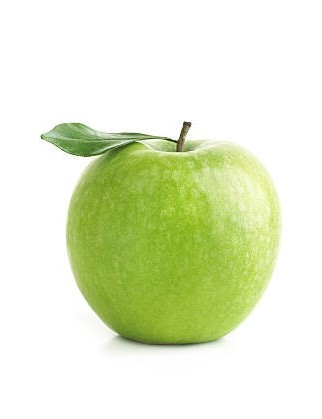
#> input picture apple.jpg, 322 x 419 px
$ python alphablending.py
#> lines starting #> are read from the running program, lines starting #| are printed output that depends on the picture
import cv2
import numpy as np
import matplotlib.pyplot as plt

# Read the apple and orange images
apple = cv2.imread('apple.jpg')
#> apple is the input picture: shape (419, 322, 3); mean B, G, R 205, 236.1, 227.6
orange = cv2.imread('orange.jpg')
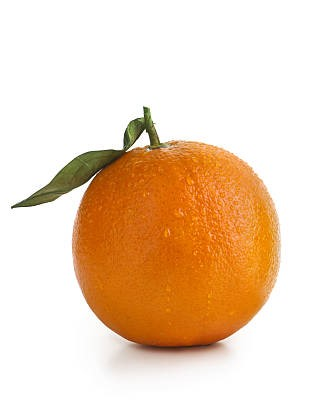
#> input picture orange.jpg, 322 x 419 px
#> orange is the input picture: shape (419, 322, 3); mean B, G, R 188.5, 213.4, 239.4

# Resize images to have the same dimensions (optional)
apple = cv2.resize(apple, (orange.shape[1], orange.shape[0]))

# Define the alpha blending parameter (alpha value between 0 and 1)
alpha = 0.4

# Perform alpha blending
blended_image = cv2.addWeighted(apple, alpha, orange, 1 - alpha, 0)
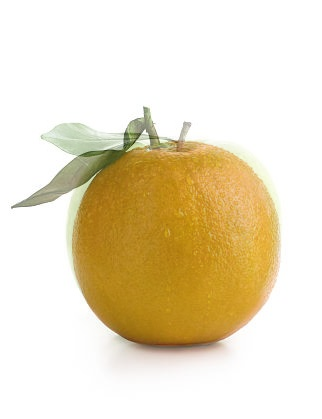
#> blended_image: shape (419, 322, 3); mean B, G, R 195.1, 222.5, 234.7

# Convert BGR to RGB for Matplotlib display
apple_rgb = cv2.cvtColor(apple, cv2.COLOR_BGR2RGB)
orange_rgb = cv2.cvtColor(orange, cv2.COLOR_BGR2RGB)
blended_image_rgb = cv2.cvtColor(blended_image, cv2.COLOR_BGR2RGB)

# Display the images using Matplotlib
plt.figure(figsize=(10, 5))

plt.subplot(1, 3, 1)
plt.imshow(apple_rgb)
plt.title('Apple')
plt.axis('off')

plt.subplot(1, 3, 2)
plt.imshow(orange_rgb)
plt.title('Orange')
plt.axis('off')

plt.subplot(1, 3, 3)
plt.imshow(blended_image_rgb)
plt.title('Alpha Blending')
plt.axis('off')

plt.show()
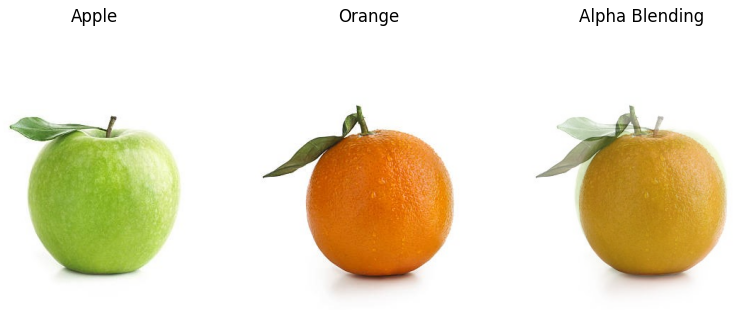
#> figure drawn by matplotlib, 3 panels
